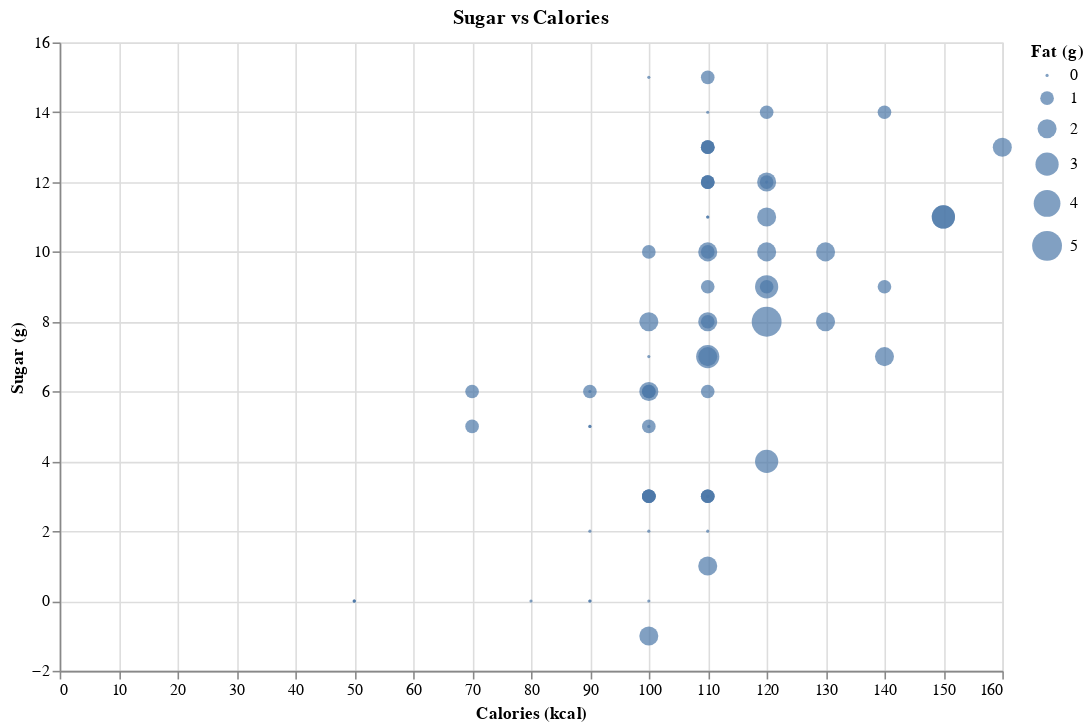

This figure's notebook cell:
### Code cell
# A scatter plot showing the relationship between sugar and calories.
scatter = alt.Chart(cereal_data).mark_circle(
  size = 100
).encode(
  alt.X('calories', title='Calories (kcal)'),
  alt.Y('sugars', title='Sugar (g)'),
  alt.Size('fat', legend=alt.Legend(title='Fat (g)')),
  tooltip=('name')
).properties(
  width=600,
  height=400,
  title='Sugar vs Calories'
)

scatter

### Figure 1 — Vega-Lite specification as saved in the notebook (floating-point values rounded to 4 significant figures)
{"config": {"view": {"continuousWidth": 300, "continuousHeight": 300}}, "data": {"name": "data-d73329a25a6840b5ab921465387d611c"}, "mark": {"type": "circle", "size": 100}, "encoding": {"size": {"field": "fat", "legend": {"title": "Fat (g)"}, "type": "quantitative"}, "tooltip": {"field": "name", "type": "nominal"}, "x": {"field": "calories", "title": "Calories (kcal)", "type": "quantitative"}, "y": {"field": "sugars", "title": "Sugar (g)", "type": "quantitative"}}, "height": 400, "title": "Sugar vs Calories", "width": 600, "$schema": "https://vega.github.io/schema/vega-lite/v5.16.3.json", "datasets": {"data-d73329a25a6840b5ab921465387d611c": [{"name": "100% Bran", "mfr": "N", "type": "C", "calories": 70, "protein": 4, "fat": 1, "sodium": 130, "fiber": 10.0, "carbo": 5.0, "sugars": 6, "potass": 280, "vitamins": 25, "shelf": 3, "weight": 1.0, "cups": 0.33, "rating": 68.4, "mfr_name": "Nabisco"}, {"name": "100% Natural Bran", "mfr": "Q", "type": "C", "calories": 120, "protein": 3, "fat": 5, "sodium": 15, "fiber": 2.0, "carbo": 8.0, "sugars": 8, "potass": 135, "vitamins": 0, "shelf": 3, "weight": 1.0, "cups": 1.0, "rating": 33.98, "mfr_name": "Quaker Oats"}, {"name": "All-Bran", "mfr": "K", "type": "C", "calories": 70, "protein": 4, "fat": 1, "sodium": 260, "fiber": 9.0, "carbo": 7.0, "sugars": 5, "potass": 320, "vitamins": 25, "shelf": 3, "weight": 1.0, "cups": 0.33, "rating": 59.43, "mfr_name": "Kelloggs"}, {"name": "All-Bran with Extra Fiber", "mfr": "K", "type": "C", "calories": 50, "protein": 4, "fat": 0, "sodium": 140, "fiber": 14.0, "carbo": 8.0, "sugars": 0, "potass": 330, "vitamins": 25, "shelf": 3, "weight": 1.0, "cups": 0.5, "rating": 93.7, "mfr_name": "Kelloggs"}, {"name": "Almond Delight", "mfr": "R", "type": "C", "calories": 110, "protein": 2, "fat": 2, "sodium": 200, "fiber": 1.0, "carbo": 14.0, "sugars": 8, "potass": -1, "vitamins": 25, "shelf": 3, "weight": 1.0, "cups": 0.75, "rating": 34.38, "mfr_name": "Ralston Purina"}, {"name": "Apple Cinnamon Cheerios", "mfr": "G", "type": "C", "calories": 110, "protein": 2, "fat": 2, "sodium": 180, "fiber": 1.5, "carbo": 10.5, "sugars": 10, "potass": 70, "vitamins": 25, "shelf": 1, "weight": 1.0, "cups": 0.75, "rating": 29.51, "mfr_name": "General Mills"}, {"name": "Apple Jacks", "mfr": "K", "type": "C", "calories": 110, "protein": 2, "fat": 0, "sodium": 125, "fiber": 1.0, "carbo": 11.0, "sugars": 14, "potass": 30, "vitamins": 25, "shelf": 2, "weight": 1.0, "cups": 1.0, "rating": 33.17, "mfr_name": "Kelloggs"}, {"name": "Basic 4", "mfr": "G", "type": "C", "calories": 130, "protein": 3, "fat": 2, "sodium": 210, "fiber": 2.0, "carbo": 18.0, "sugars": 8, "potass": 100, "vitamins": 25, "shelf": 3, "weight": 1.33, "cups": 0.75, "rating": 37.04, "mfr_name": "General Mills"}, {"name": "Bran Chex", "mfr": "R", "type": "C", "calories": 90, "protein": 2, "fat": 1, "sodium": 200, "fiber": 4.0, "carbo": 15.0, "sugars": 6, "potass": 125, "vitamins": 25, "shelf": 1, "weight": 1.0, "cups": 0.67, "rating": 49.12, "mfr_name": "Ralston Purina"}, {"name": "Bran Flakes", "mfr": "P", "type": "C", "calories": 90, "protein": 3, "fat": 0, "sodium": 210, "fiber": 5.0, "carbo": 13.0, "sugars": 5, "potass": 190, "vitamins": 25, "shelf": 3, "weight": 1.0, "cups": 0.67, "rating": 53.31, "mfr_name": "Post"}, {"name": "Cap'n'Crunch", "mfr": "Q", "type": "C", "calories": 120, "protein": 1, "fat": 2, "sodium": 220, "fiber": 0.0, "carbo": 12.0, "sugars": 12, "potass": 35, "vitamins": 25, "shelf": 2, "weight": 1.0, "cups": 0.75, "rating": 18.04, "mfr_name": "Quaker Oats"}, {"name": "Cheerios", "mfr": "G", "type": "C", "calories": 110, "protein": 6, "fat": 2, "sodium": 290, "fiber": 2.0, "carbo": 17.0, "sugars": 1, "potass": 105, "vitamins": 25, "shelf": 1, "weight": 1.0, "cups": 1.25, "rating": 50.76, "mfr_name": "General Mills"}, {"name": "Cinnamon Toast Crunch", "mfr": "G", "type": "C", "calories": 120, "protein": 1, "fat": 3, "sodium": 210, "fiber": 0.0, "carbo": 13.0, "sugars": 9, "potass": 45, "vitamins": 25, "shelf": 2, "weight": 1.0, "cups": 0.75, "rating": 19.82, "mfr_name": "General Mills"}, {"name": "Clusters", "mfr": "G", "type": "C", "calories": 110, "protein": 3, "fat": 2, "sodium": 140, "fiber": 2.0, "carbo": 13.0, "sugars": 7, "potass": 105, "vitamins": 25, "shelf": 3, "weight": 1.0, "cups": 0.5, "rating": 40.4, "mfr_name": "General Mills"}, {"name": "Cocoa Puffs", "mfr": "G", "type": "C", "calories": 110, "protein": 1, "fat": 1, "sodium": 180, "fiber": 0.0, "carbo": 12.0, "sugars": 13, "potass": 55, "vitamins": 25, "shelf": 2, "weight": 1.0, "cups": 1.0, "rating": 22.74, "mfr_name": "General Mills"}, {"name": "Corn Chex", "mfr": "R", "type": "C", "calories": 110, "protein": 2, "fat": 0, "sodium": 280, "fiber": 0.0, "carbo": 22.0, "sugars": 3, "potass": 25, "vitamins": 25, "shelf": 1, "weight": 1.0, "cups": 1.0, "rating": 41.45, "mfr_name": "Ralston Purina"}, {"name": "Corn Flakes", "mfr": "K", "type": "C", "calories": 100, "protein": 2, "fat": 0, "sodium": 290, "fiber": 1.0, "carbo": 21.0, "sugars": 2, "potass": 35, "vitamins": 25, "shelf": 1, "weight": 1.0, "cups": 1.0, "rating": 45.86, "mfr_name": "Kelloggs"}, {"name": "Corn Pops", "mfr": "K", "type": "C", "calories": 110, "protein": 1, "fat": 0, "sodium": 90, "fiber": 1.0, "carbo": 13.0, "sugars": 12, "potass": 20, "vitamins": 25, "shelf": 2, "weight": 1.0, "cups": 1.0, "rating": 35.78, "mfr_name": "Kelloggs"}, {"name": "Count Chocula", "mfr": "G", "type": "C", "calories": 110, "protein": 1, "fat": 1, "sodium": 180, "fiber": 0.0, "carbo": 12.0, "sugars": 13, "potass": 65, "vitamins": 25, "shelf": 2, "weight": 1.0, "cups": 1.0, "rating": 22.4, "mfr_name": "General Mills"}, {"name": "Cracklin' Oat Bran", "mfr": "K", "type": "C", "calories": 110, "protein": 3, "fat": 3, "sodium": 140, "fiber": 4.0, "carbo": 10.0, "sugars": 7, "potass": 160, "vitamins": 25, "shelf": 3, "weight": 1.0, "cups": 0.5, "rating": 40.45, "mfr_name": "Kelloggs"}, {"name": "Cream of Wheat (Quick)", "mfr": "N", "type": "H", "calories": 100, "protein": 3, "fat": 0, "sodium": 80, "fiber": 1.0, "carbo": 21.0, "sugars": 0, "potass": -1, "vitamins": 0, "shelf": 2, "weight": 1.0, "cups": 1.0, "rating": 64.53, "mfr_name": "Nabisco"}, {"name": "Crispix", "mfr": "K", "type": "C", "calories": 110, "protein": 2, "fat": 0, "sodium": 220, "fiber": 1.0, "carbo": 21.0, "sugars": 3, "potass": 30, "vitamins": 25, "shelf": 3, "weight": 1.0, "cups": 1.0, "rating": 46.9, "mfr_name": "Kelloggs"}, {"name": "Crispy Wheat & Raisins", "mfr": "G", "type": "C", "calories": 100, "protein": 2, "fat": 1, "sodium": 140, "fiber": 2.0, "carbo": 11.0, "sugars": 10, "potass": 120, "vitamins": 25, "shelf": 3, "weight": 1.0, "cups": 0.75, "rating": 36.18, "mfr_name": "General Mills"}, {"name": "Double Chex", "mfr": "R", "type": "C", "calories": 100, "protein": 2, "fat": 0, "sodium": 190, "fiber": 1.0, "carbo": 18.0, "sugars": 5, "potass": 80, "vitamins": 25, "shelf": 3, "weight": 1.0, "cups": 0.75, "rating": 44.33, "mfr_name": "Ralston Purina"}, {"name": "Froot Loops", "mfr": "K", "type": "C", "calories": 110, "protein": 2, "fat": 1, "sodium": 125, "fiber": 1.0, "carbo": 11.0, "sugars": 13, "potass": 30, "vitamins": 25, "shelf": 2, "weight": 1.0, "cups": 1.0, "rating": 32.21, "mfr_name": "Kelloggs"}, {"name": "Frosted Flakes", "mfr": "K", "type": "C", "calories": 110, "protein": 1, "fat": 0, "sodium": 200, "fiber": 1.0, "carbo": 14.0, "sugars": 11, "potass": 25, "vitamins": 25, "shelf": 1, "weight": 1.0, "cups": 0.75, "rating": 31.44, "mfr_name": "Kelloggs"}, {"name": "Frosted Mini-Wheats", "mfr": "K", "type": "C", "calories": 100, "protein": 3, "fat": 0, "sodium": 0, "fiber": 3.0, "carbo": 14.0, "sugars": 7, "potass": 100, "vitamins": 25, "shelf": 2, "weight": 1.0, "cups": 0.8, "rating": 58.35, "mfr_name": "Kelloggs"}, {"name": "Fruit & Fibre Dates; Walnuts; and Oats", "mfr": "P", "type": "C", "calories": 120, "protein": 3, "fat": 2, "sodium": 160, "fiber": 5.0, "carbo": 12.0, "sugars": 10, "potass": 200, "vitamins": 25, "shelf": 3, "weight": 1.25, "cups": 0.67, "rating": 40.92, "mfr_name": "Post"}, {"name": "Fruitful Bran", "mfr": "K", "type": "C", "calories": 120, "protein": 3, "fat": 0, "sodium": 240, "fiber": 5.0, "carbo": 14.0, "sugars": 12, "potass": 190, "vitamins": 25, "shelf": 3, "weight": 1.33, "cups": 0.67, "rating": 41.02, "mfr_name": "Kelloggs"}, {"name": "Fruity Pebbles", "mfr": "P", "type": "C", "calories": 110, "protein": 1, "fat": 1, "sodium": 135, "fiber": 0.0, "carbo": 13.0, "sugars": 12, "potass": 25, "vitamins": 25, "shelf": 2, "weight": 1.0, "cups": 0.75, "rating": 28.03, "mfr_name": "Post"}, {"name": "Golden Crisp", "mfr": "P", "type": "C", "calories": 100, "protein": 2, "fat": 0, "sodium": 45, "fiber": 0.0, "carbo": 11.0, "sugars": 15, "potass": 40, "vitamins": 25, "shelf": 1, "weight": 1.0, "cups": 0.88, "rating": 35.25, "mfr_name": "Post"}, {"name": "Golden Grahams", "mfr": "G", "type": "C", "calories": 110, "protein": 1, "fat": 1, "sodium": 280, "fiber": 0.0, "carbo": 15.0, "sugars": 9, "potass": 45, "vitamins": 25, "shelf": 2, "weight": 1.0, "cups": 0.75, "rating": 23.8, "mfr_name": "General Mills"}, {"name": "Grape Nuts Flakes", "mfr": "P", "type": "C", "calories": 100, "protein": 3, "fat": 1, "sodium": 140, "fiber": 3.0, "carbo": 15.0, "sugars": 5, "potass": 85, "vitamins": 25, "shelf": 3, "weight": 1.0, "cups": 0.88, "rating": 52.08, "mfr_name": "Post"}, {"name": "Grape-Nuts", "mfr": "P", "type": "C", "calories": 110, "protein": 3, "fat": 0, "sodium": 170, "fiber": 3.0, "carbo": 17.0, "sugars": 3, "potass": 90, "vitamins": 25, "shelf": 3, "weight": 1.0, "cups": 0.25, "rating": 53.37, "mfr_name": "Post"}, {"name": "Great Grains Pecan", "mfr": "P", "type": "C", "calories": 120, "protein": 3, "fat": 3, "sodium": 75, "fiber": 3.0, "carbo": 13.0, "sugars": 4, "potass": 100, "vitamins": 25, "shelf": 3, "weight": 1.0, "cups": 0.33, "rating": 45.81, "mfr_name": "Post"}, {"name": "Honey Graham Ohs", "mfr": "Q", "type": "C", "calories": 120, "protein": 1, "fat": 2, "sodium": 220, "fiber": 1.0, "carbo": 12.0, "sugars": 11, "potass": 45, "vitamins": 25, "shelf": 2, "weight": 1.0, "cups": 1.0, "rating": 21.87, "mfr_name": "Quaker Oats"}, {"name": "Honey Nut Cheerios", "mfr": "G", "type": "C", "calories": 110, "protein": 3, "fat": 1, "sodium": 250, "fiber": 1.5, "carbo": 11.5, "sugars": 10, "potass": 90, "vitamins": 25, "shelf": 1, "weight": 1.0, "cups": 0.75, "rating": 31.07, "mfr_name": "General Mills"}, {"name": "Honey-comb", "mfr": "P", "type": "C", "calories": 110, "protein": 1, "fat": 0, "sodium": 180, "fiber": 0.0, "carbo": 14.0, "sugars": 11, "potass": 35, "vitamins": 25, "shelf": 1, "weight": 1.0, "cups": 1.33, "rating": 28.74, "mfr_name": "Post"}, {"name": "Just Right Crunchy  Nuggets", "mfr": "K", "type": "C", "calories": 110, "protein": 2, "fat": 1, "sodium": 170, "fiber": 1.0, "carbo": 17.0, "sugars": 6, "potass": 60, "vitamins": 100, "shelf": 3, "weight": 1.0, "cups": 1.0, "rating": 36.52, "mfr_name": "Kelloggs"}, {"name": "Just Right Fruit & Nut", "mfr": "K", "type": "C", "calories": 140, "protein": 3, "fat": 1, "sodium": 170, "fiber": 2.0, "carbo": 20.0, "sugars": 9, "potass": 95, "vitamins": 100, "shelf": 3, "weight": 1.3, "cups": 0.75, "rating": 36.47, "mfr_name": "Kelloggs"}, {"name": "Kix", "mfr": "G", "type": "C", "calories": 110, "protein": 2, "fat": 1, "sodium": 260, "fiber": 0.0, "carbo": 21.0, "sugars": 3, "potass": 40, "vitamins": 25, "shelf": 2, "weight": 1.0, "cups": 1.5, "rating": 39.24, "mfr_name": "General Mills"}, {"name": "Life", "mfr": "Q", "type": "C", "calories": 100, "protein": 4, "fat": 2, "sodium": 150, "fiber": 2.0, "carbo": 12.0, "sugars": 6, "potass": 95, "vitamins": 25, "shelf": 2, "weight": 1.0, "cups": 0.67, "rating": 45.33, "mfr_name": "Quaker Oats"}, {"name": "Lucky Charms", "mfr": "G", "type": "C", "calories": 110, "protein": 2, "fat": 1, "sodium": 180, "fiber": 0.0, "carbo": 12.0, "sugars": 12, "potass": 55, "vitamins": 25, "shelf": 2, "weight": 1.0, "cups": 1.0, "rating": 26.73, "mfr_name": "General Mills"}, {"name": "Maypo", "mfr": "A", "type": "H", "calories": 100, "protein": 4, "fat": 1, "sodium": 0, "fiber": 0.0, "carbo": 16.0, "sugars": 3, "potass": 95, "vitamins": 25, "shelf": 2, "weight": 1.0, "cups": 1.0, "rating": 54.85, "mfr_name": "American Home Food Products"}, {"name": "Muesli Raisins; Dates; & Almonds", "mfr": "R", "type": "C", "calories": 150, "protein": 4, "fat": 3, "sodium": 95, "fiber": 3.0, "carbo": 16.0, "sugars": 11, "potass": 170, "vitamins": 25, "shelf": 3, "weight": 1.0, "cups": 1.0, "rating": 37.14, "mfr_name": "Ralston Purina"}, {"name": "Muesli Raisins; Peaches; & Pecans", "mfr": "R", "type": "C", "calories": 150, "protein": 4, "fat": 3, "sodium": 150, "fiber": 3.0, "carbo": 16.0, "sugars": 11, "potass": 170, "vitamins": 25, "shelf": 3, "weight": 1.0, "cups": 1.0, "rating": 34.14, "mfr_name": "Ralston Purina"}, {"name": "Mueslix Crispy Blend", "mfr": "K", "type": "C", "calories": 160, "protein": 3, "fat": 2, "sodium": 150, "fiber": 3.0, "carbo": 17.0, "sugars": 13, "potass": 160, "vitamins": 25, "shelf": 3, "weight": 1.5, "cups": 0.67, "rating": 30.31, "mfr_name": "Kelloggs"}, {"name": "Multi-Grain Cheerios", "mfr": "G", "type": "C", "calories": 100, "protein": 2, "fat": 1, "sodium": 220, "fiber": 2.0, "carbo": 15.0, "sugars": 6, "potass": 90, "vitamins": 25, "shelf": 1, "weight": 1.0, "cups": 1.0, "rating": 40.11, "mfr_name": "General Mills"}, {"name": "Nut&Honey Crunch", "mfr": "K", "type": "C", "calories": 120, "protein": 2, "fat": 1, "sodium": 190, "fiber": 0.0, "carbo": 15.0, "sugars": 9, "potass": 40, "vitamins": 25, "shelf": 2, "weight": 1.0, "cups": 0.67, "rating": 29.92, "mfr_name": "Kelloggs"}, {"name": "Nutri-Grain Almond-Raisin", "mfr": "K", "type": "C", "calories": 140, "protein": 3, "fat": 2, "sodium": 220, "fiber": 3.0, "carbo": 21.0, "sugars": 7, "potass": 130, "vitamins": 25, "shelf": 3, "weight": 1.33, "cups": 0.67, "rating": 40.69, "mfr_name": "Kelloggs"}, {"name": "Nutri-grain Wheat", "mfr": "K", "type": "C", "calories": 90, "protein": 3, "fat": 0, "sodium": 170, "fiber": 3.0, "carbo": 18.0, "sugars": 2, "potass": 90, "vitamins": 25, "shelf": 3, "weight": 1.0, "cups": 1.0, "rating": 59.64, "mfr_name": "Kelloggs"}, {"name": "Oatmeal Raisin Crisp", "mfr": "G", "type": "C", "calories": 130, "protein": 3, "fat": 2, "sodium": 170, "fiber": 1.5, "carbo": 13.5, "sugars": 10, "potass": 120, "vitamins": 25, "shelf": 3, "weight": 1.25, "cups": 0.5, "rating": 30.45, "mfr_name": "General Mills"}, {"name": "Post Nat. Raisin Bran", "mfr": "P", "type": "C", "calories": 120, "protein": 3, "fat": 1, "sodium": 200, "fiber": 6.0, "carbo": 11.0, "sugars": 14, "potass": 260, "vitamins": 25, "shelf": 3, "weight": 1.33, "cups": 0.67, "rating": 37.84, "mfr_name": "Post"}, {"name": "Product 19", "mfr": "K", "type": "C", "calories": 100, "protein": 3, "fat": 0, "sodium": 320, "fiber": 1.0, "carbo": 20.0, "sugars": 3, "potass": 45, "vitamins": 100, "shelf": 3, "weight": 1.0, "cups": 1.0, "rating": 41.5, "mfr_name": "Kelloggs"}, {"name": "Puffed Rice", "mfr": "Q", "type": "C", "calories": 50, "protein": 1, "fat": 0, "sodium": 0, "fiber": 0.0, "carbo": 13.0, "sugars": 0, "potass": 15, "vitamins": 0, "shelf": 3, "weight": 0.5, "cups": 1.0, "rating": 60.76, "mfr_name": "Quaker Oats"}, {"name": "Puffed Wheat", "mfr": "Q", "type": "C", "calories": 50, "protein": 2, "fat": 0, "sodium": 0, "fiber": 1.0, "carbo": 10.0, "sugars": 0, "potass": 50, "vitamins": 0, "shelf": 3, "weight": 0.5, "cups": 1.0, "rating": 63.01, "mfr_name": "Quaker Oats"}, {"name": "Quaker Oat Squares", "mfr": "Q", "type": "C", "calories": 100, "protein": 4, "fat": 1, "sodium": 135, "fiber": 2.0, "carbo": 14.0, "sugars": 6, "potass": 110, "vitamins": 25, "shelf": 3, "weight": 1.0, "cups": 0.5, "rating": 49.51, "mfr_name": "Quaker Oats"}, {"name": "Quaker Oatmeal", "mfr": "Q", "type": "H", "calories": 100, "protein": 5, "fat": 2, "sodium": 0, "fiber": 2.7, "carbo": -1.0, "sugars": -1, "potass": 110, "vitamins": 0, "shelf": 1, "weight": 1.0, "cups": 0.67, "rating": 50.83, "mfr_name": "Quaker Oats"}, {"name": "Raisin Bran", "mfr": "K", "type": "C", "calories": 120, "protein": 3, "fat": 1, "sodium": 210, "fiber": 5.0, "carbo": 14.0, "sugars": 12, "potass": 240, "vitamins": 25, "shelf": 2, "weight": 1.33, "cups": 0.75, "rating": 39.26, "mfr_name": "Kelloggs"}, {"name": "Raisin Nut Bran", "mfr": "G", "type": "C", "calories": 100, "protein": 3, "fat": 2, "sodium": 140, "fiber": 2.5, "carbo": 10.5, "sugars": 8, "potass": 140, "vitamins": 25, "shelf": 3, "weight": 1.0, "cups": 0.5, "rating": 39.7, "mfr_name": "General Mills"}, {"name": "Raisin Squares", "mfr": "K", "type": "C", "calories": 90, "protein": 2, "fat": 0, "sodium": 0, "fiber": 2.0, "carbo": 15.0, "sugars": 6, "potass": 110, "vitamins": 25, "shelf": 3, "weight": 1.0, "cups": 0.5, "rating": 55.33, "mfr_name": "Kelloggs"}, {"name": "Rice Chex", "mfr": "R", "type": "C", "calories": 110, "protein": 1, "fat": 0, "sodium": 240, "fiber": 0.0, "carbo": 23.0, "sugars": 2, "potass": 30, "vitamins": 25, "shelf": 1, "weight": 1.0, "cups": 1.13, "rating": 42.0, "mfr_name": "Ralston Purina"}, {"name": "Rice Krispies", "mfr": "K", "type": "C", "calories": 110, "protein": 2, "fat": 0, "sodium": 290, "fiber": 0.0, "carbo": 22.0, "sugars": 3, "potass": 35, "vitamins": 25, "shelf": 1, "weight": 1.0, "cups": 1.0, "rating": 40.56, "mfr_name": "Kelloggs"}, {"name": "Shredded Wheat", "mfr": "N", "type": "C", "calories": 80, "protein": 2, "fat": 0, "sodium": 0, "fiber": 3.0, "carbo": 16.0, "sugars": 0, "potass": 95, "vitamins": 0, "shelf": 1, "weight": 0.83, "cups": 1.0, "rating": 68.24, "mfr_name": "Nabisco"}, {"name": "Shredded Wheat 'n'Bran", "mfr": "N", "type": "C", "calories": 90, "protein": 3, "fat": 0, "sodium": 0, "fiber": 4.0, "carbo": 19.0, "sugars": 0, "potass": 140, "vitamins": 0, "shelf": 1, "weight": 1.0, "cups": 0.67, "rating": 74.47, "mfr_name": "Nabisco"}, {"name": "Shredded Wheat spoon size", "mfr": "N", "type": "C", "calories": 90, "protein": 3, "fat": 0, "sodium": 0, "fiber": 3.0, "carbo": 20.0, "sugars": 0, "potass": 120, "vitamins": 0, "shelf": 1, "weight": 1.0, "cups": 0.67, "rating": 72.8, "mfr_name": "Nabisco"}, {"name": "Smacks", "mfr": "K", "type": "C", "calories": 110, "protein": 2, "fat": 1, "sodium": 70, "fiber": 1.0, "carbo": 9.0, "sugars": 15, "potass": 40, "vitamins": 25, "shelf": 2, "weight": 1.0, "cups": 0.75, "rating": 31.23, "mfr_name": "Kelloggs"}, {"name": "Special K", "mfr": "K", "type": "C", "calories": 110, "protein": 6, "fat": 0, "sodium": 230, "fiber": 1.0, "carbo": 16.0, "sugars": 3, "potass": 55, "vitamins": 25, "shelf": 1, "weight": 1.0, "cups": 1.0, "rating": 53.13, "mfr_name": "Kelloggs"}, {"name": "Strawberry Fruit Wheats", "mfr": "N", "type": "C", "calories": 90, "protein": 2, "fat": 0, "sodium": 15, "fiber": 3.0, "carbo": 15.0, "sugars": 5, "potass": 90, "vitamins": 25, "shelf": 2, "weight": 1.0, "cups": 1.0, "rating": 59.36, "mfr_name": "Nabisco"}, {"name": "Total Corn Flakes", "mfr": "G", "type": "C", "calories": 110, "protein": 2, "fat": 1, "sodium": 200, "fiber": 0.0, "carbo": 21.0, "sugars": 3, "potass": 35, "vitamins": 100, "shelf": 3, "weight": 1.0, "cups": 1.0, "rating": 38.84, "mfr_name": "General Mills"}, {"name": "Total Raisin Bran", "mfr": "G", "type": "C", "calories": 140, "protein": 3, "fat": 1, "sodium": 190, "fiber": 4.0, "carbo": 15.0, "sugars": 14, "potass": 230, "vitamins": 100, "shelf": 3, "weight": 1.5, "cups": 1.0, "rating": 28.59, "mfr_name": "General Mills"}, {"name": "Total Whole Grain", "mfr": "G", "type": "C", "calories": 100, "protein": 3, "fat": 1, "sodium": 200, "fiber": 3.0, "carbo": 16.0, "sugars": 3, "potass": 110, "vitamins": 100, "shelf": 3, "weight": 1.0, "cups": 1.0, "rating": 46.66, "mfr_name": "General Mills"}, {"name": "Triples", "mfr": "G", "type": "C", "calories": 110, "protein": 2, "fat": 1, "sodium": 250, "fiber": 0.0, "carbo": 21.0, "sugars": 3, "potass": 60, "vitamins": 25, "shelf": 3, "weight": 1.0, "cups": 0.75, "rating": 39.11, "mfr_name": "General Mills"}, {"name": "Trix", "mfr": "G", "type": "C", "calories": 110, "protein": 1, "fat": 1, "sodium": 140, "fiber": 0.0, "carbo": 13.0, "sugars": 12, "potass": 25, "vitamins": 25, "shelf": 2, "weight": 1.0, "cups": 1.0, "rating": 27.75, "mfr_name": "General Mills"}, {"name": "Wheat Chex", "mfr": "R", "type": "C", "calories": 100, "protein": 3, "fat": 1, "sodium": 230, "fiber": 3.0, "carbo": 17.0, "sugars": 3, "potass": 115, "vitamins": 25, "shelf": 1, "weight": 1.0, "cups": 0.67, "rating": 49.79, "mfr_name": "Ralston Purina"}, {"name": "Wheaties", "mfr": "G", "type": "C", "calories": 100, "protein": 3, "fat": 1, "sodium": 200, "fiber": 3.0, "carbo": 17.0, "sugars": 3, "potass": 110, "vitamins": 25, "shelf": 1, "weight": 1.0, "cups": 1.0, "rating": 51.59, "mfr_name": "General Mills"}, {"name": "Wheaties Honey Gold", "mfr": "G", "type": "C", "calories": 110, "protein": 2, "fat": 1, "sodium": 200, "fiber": 1.0, "carbo": 16.0, "sugars": 8, "potass": 60, "vitamins": 25, "shelf": 1, "weight": 1.0, "cups": 0.75, "rating": 36.19, "mfr_name": "General Mills"}]}}
